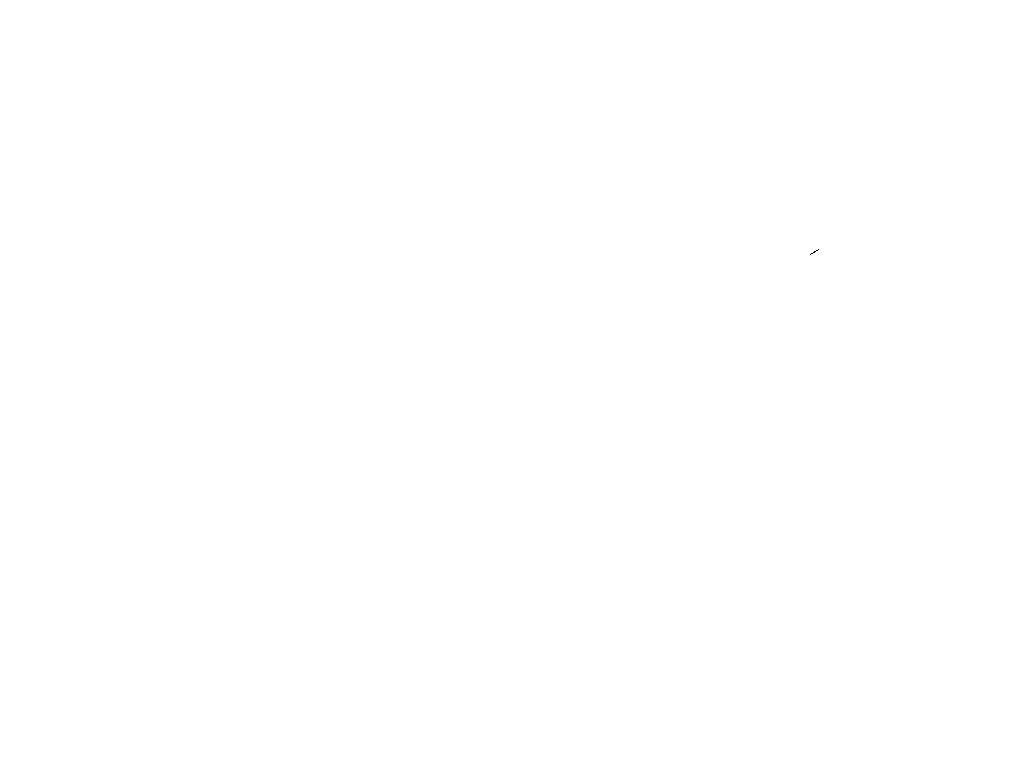
Frame 1 (no input)
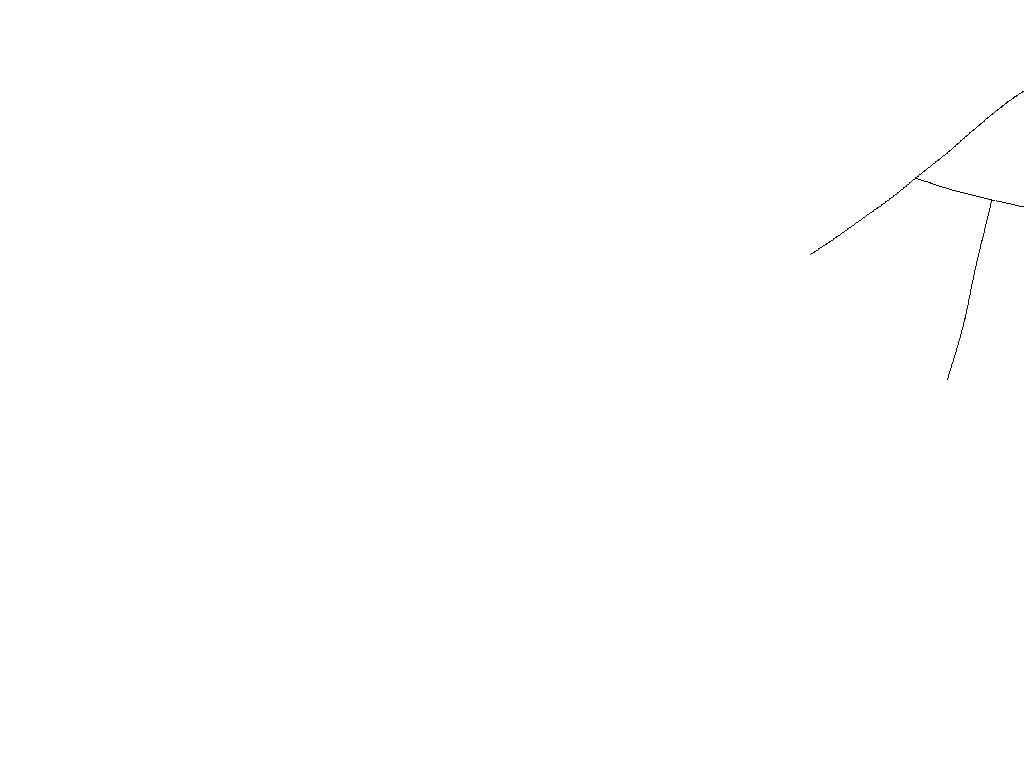
Frame 60 (the mouse pressed at the canvas centre just before this capture)
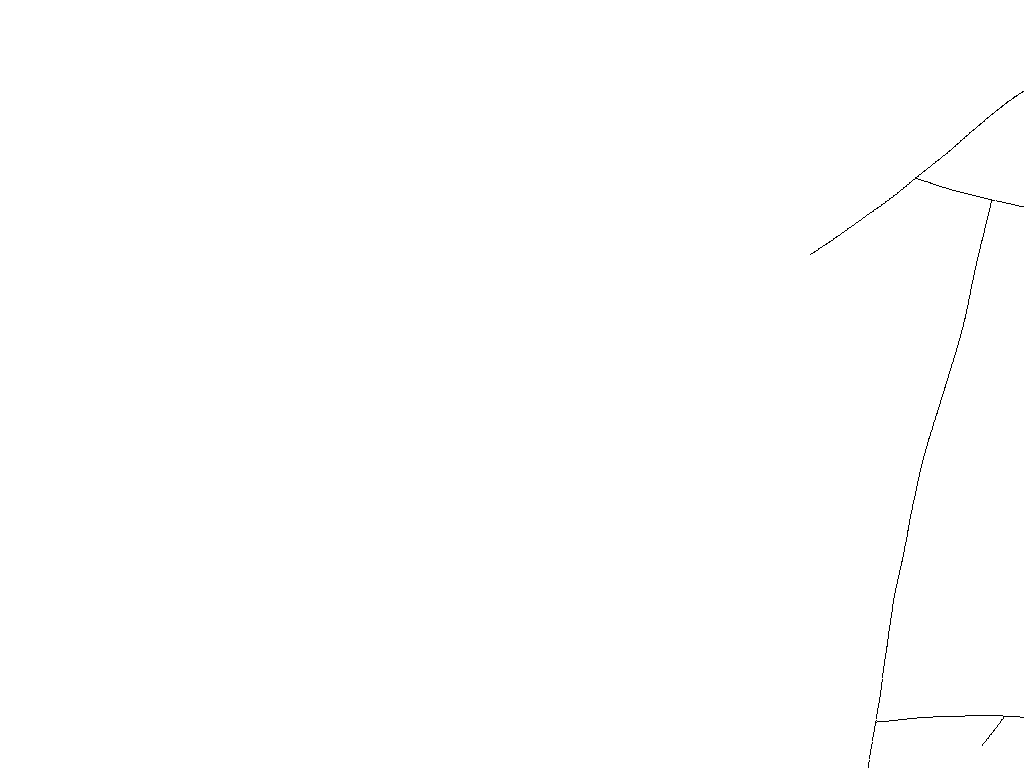
Frame 120 (the mouse held since frame 60 and released just before this capture)

The Processing sketch that drew these frames (run headless with seeded random() and noise(); from frame 60 on, the mouse is pressed at the canvas centre):

// Processing sketch: SketchKracks
// ── SketchKracks.pde
PVector position = new PVector();
PVector direction = new PVector();
float r;

void setup() {
    size(1024, 768);
    background(255);
    frameRate(60);
    noStroke();

    reset();
}

void draw() {
    for (int i=0; i < 10; i++) {
        drawLine();
    }
}

void reset() {

    position.x = random(width); 
    position.y = random(height);

    int i = 0;
    color mColor = get((int)position.x, (int)position.y);
    while (i < 10000 && brightness (get ( (int)position.x, (int)position.y)) != 0) {
        position.x = random(width); 
        position.y = random(height);
        i++;
    }

    r = random(-PI, PI);
    direction.x = sin(r);
    direction.y = cos(r);
}

void drawLine() {

    direction.x += random(-0.01, 0.01);
    direction.y += random(-0.01, 0.01);

    int x = (int)position.x;
    int y = (int)position.y;
    position.x += direction.x;
    position.y += direction.y;

    if (x == (int)position.x && y == (int)position.y) {
        return;
    }

    if (position.x <= 0 || position.x >= width || position.y <= 0 || position.y >= height) {
        reset();
    } 

    color mColor = get((int)position.x, (int)position.y);
    if (brightness(mColor) == 0) {
        reset();
    } else {
        set((int)position.x, (int) position.y, color(0));
    }
}

/* i think i got this code from somewhere but cannot remember from where … hmmm */
